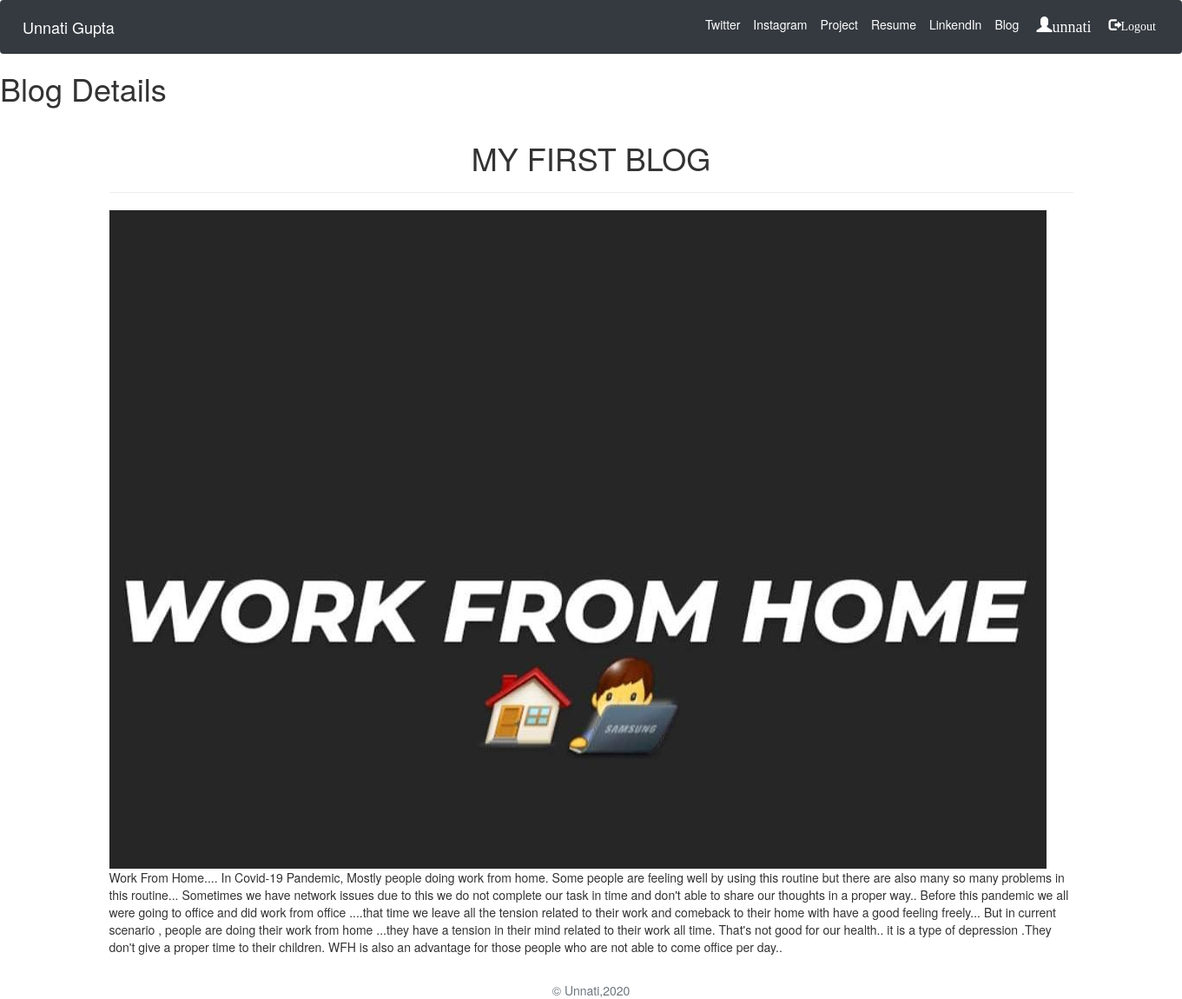
The app's page /blogdetail/32 (signed in) with its own data.
### blog/models.py (models this page shows, shortened)
class Blog(models.Model):
    title = models.CharField(max_length=255)
    post_time = models.DateTimeField(auto_now_add=True)
    image = models.ImageField(upload_to='images/')
    body = models.TextField()

### blog/views.py (the view)
# urls.py: path('blogdetail/<int:pk>', views.BlogDetailView.as_view(), name='blog_detail_view'),
class BlogDetailView(DetailView):
    model = Blog
    context_object_name = 'blog_details' # context_object_name = 'objects_list':
    template_name = 'blog/detail.html'

### templates/blog/detail.html (shortened to what this page needs)
{% extends 'jobs/home.html' %}
{% load static %}
{% block body_block %}
<main role="main">
  <h1>Blog Details</h1>
{% if blog_details %}
  <div class="container">
      <h1 class="text-center pt-3" >
          {{blog_details.title|upper}}
      </h1>
      <hr>
      <img class="img-fluid" src="{{blog_details.image.url}}">
      <br>
      <p>{{blog_details.body}}</p>
      <br>
  {% else %}
  No blogdetail Found
  {% endif %}
  </div>
</main>
{% endblock %}

### templates/jobs/home.html (shortened to what this page needs)
{% load static %}
<!doctype html>
<html lang="en" xmlns="http://www.w3.org/1999/html">
  <head>
<link rel="stylesheet" href="https://stackpath.bootstrapcdn.com/bootstrap/4.5.2/css/bootstrap.min.css"
>
        <link rel="stylesheet" href="https://maxcdn.bootstrapcdn.com/bootstrap/4.5.2/css/bootstrap.min.css">
        <link rel="stylesheet" href="https://maxcdn.bootstrapcdn.com/bootstrap/3.4.1/css/bootstrap.min.css">
  </head>
  <body>
    <header>
  <nav class="navbar navbar-expand-lg navbar-dark bg-dark">
  <a class="navbar-brand" href="/">Unnati Gupta</a>
  <div class="collapse navbar-collapse" id="navbarNavAltMarkup" >
    <div class="navbar-nav ml-auto" >
      <a class="nav-link active" href=" https://twitter.com/UnnatiG34125168" style="margin-left:500px;padding-left:140px;">Twitter</a>
      <a class="nav-link active" href=" https://www.instagram.com/___unn_ati_gupta___/" style="padding-left:10px;">Instagram</a>
             <a class="nav-link active" href="/product"style="padding-left:10px;">Project</a>
      <a class="nav-link active" href="{% static 'unnati gupta resume.pdf'%}"style="padding-left:10px;">Resume</a>
      <a class="nav-link active" href="https://www.linkedin.com/in/unnati-gupta-a62563183/"style="padding-left:10px;">LinkendIn</a>
      <a class="nav-link active" href="/blog"style="padding-left:10px;">Blog</a>
          {% if not request.user.is_authenticated %}
                <a class="nav-link active" href="/accounts/login"  style="font-size:15px;padding-left:40px;"><span class="glyphicon glyphicon-log-in">&nbsp;Login </span></a>
          {% else %}
                  <a href="">  <h4 style="color:white;margin-top: 5px;padding-left:15px;"><span class="glyphicon glyphicon-user">{{user.get_username}}</h4></li></a>
          {% endif %}
          {% if request.user.is_authenticated %}
                <a class="nav-link active" href="/accounts/logout" style="padding-left:20px;"><span class="glyphicon glyphicon-log-out">Logout </span> </a>
          {% endif %}
    </div>
  </div>
</nav>
</header>
                                      {% block body_block %}{% endblock %}
<footer class="text-muted">
  <div class="container text-center" >
      &copy; Unnati,{% now "Y" %}
    </div>
</footer>
  </body>
</html>

### records on screen
Blog: title "MY FIRST BLOG", image (picture), body "Work From Home.... In Covid-19 Pandemic, Mostly people doing work from home. Some people are feeling well by using this routine but there are also many so many problems in this routine... Sometimes we have network issues due to this we do not complete our task in time and don't able to share our thoughts in a proper way.. Before this pandemic we all were going to office and did work from office ....that time we leave all the tension related to their work and comeback to their home with have a good feeling freely... But in current scenario , people are doing their work from home ...they have a tension in their mind related to their work all time. That's not good for our health.. it is a type…"

### other values on screen
{{ user.get_username }} "unnati"
